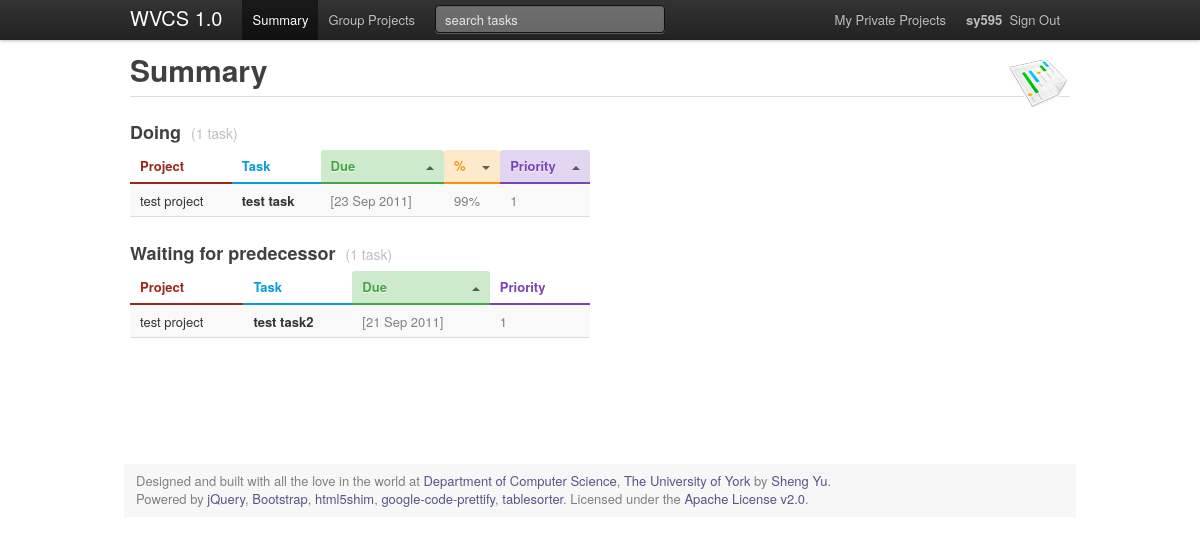
The page /wvcs/summary.php (signed in) on the database its author committed.
### tables this page shows
CREATE TABLE IF NOT EXISTS `task` (
  `tid` int(8) NOT NULL AUTO_INCREMENT COMMENT 'ID of the task',
  `pid` int(8) NOT NULL COMMENT 'ID of project which the task belong to',
  `uid` int(8) NOT NULL COMMENT 'ID of user which responsible to',
  `name` varchar(500) NOT NULL COMMENT 'task name',
  `predecessor` int(8) DEFAULT NULL COMMENT 'ID of predecessor task',
  `priority` int(1) NOT NULL DEFAULT '1' COMMENT 'task priority',
  `start` datetime DEFAULT NULL COMMENT 'start time',
  `end` datetime DEFAULT NULL COMMENT 'due time',
  `lock` int(1) NOT NULL DEFAULT '0' COMMENT 'status of locked or not',
  `description` varchar(8000) DEFAULT NULL COMMENT 'description',
  PRIMARY KEY (`tid`)
);

CREATE TABLE IF NOT EXISTS `project` (
  `pid` int(8) NOT NULL AUTO_INCREMENT COMMENT 'ID of the project',
  `uid` int(8) DEFAULT NULL COMMENT 'ID of group leader',
  `name` varchar(250) NOT NULL COMMENT 'project name',
  `private` int(1) NOT NULL DEFAULT '0' COMMENT 'identify private project or not',
  `start` datetime DEFAULT NULL COMMENT 'start time',
  `end` datetime DEFAULT NULL COMMENT 'due time',
  `description` varchar(8000) DEFAULT NULL COMMENT 'description',
  PRIMARY KEY (`pid`)
);

CREATE TABLE IF NOT EXISTS `task_history` (
  `hid` int(12) NOT NULL AUTO_INCREMENT COMMENT 'ID of this task history',
  `tid` int(10) NOT NULL COMMENT 'ID of task which the history related to',
  `uid` int(8) NOT NULL COMMENT 'ID of user who updated the task history',
  `version` int(5) NOT NULL COMMENT 'version number of the history',
  `percent` int(3) DEFAULT NULL COMMENT 'percentage finished predict',
  `time` datetime NOT NULL COMMENT 'time of the history submitted',
  `ip` varchar(30) DEFAULT NULL COMMENT 'IP log',
  `description` varchar(8000) DEFAULT NULL COMMENT 'description',
  PRIMARY KEY (`hid`)
);

### wvcs/libraries/project.lib.php (called while the page is built, shortened)
<?php
function user_logged_in(){
	if (isset($_SESSION ["user"] ["uid"])){
		return $_SESSION ["user"] ["uid"];
	}
	else {
		return FALSE;
	}
}
function fetch_user_task ($uid){
	$sql='SELECT * FROM task WHERE uid='.$uid.' ORDER BY pid DESC';
	$db_array=db_query($sql);
	if (!array_isset($db_array)){
		return FALSE;
	}
	else{
		return $db_array;
	}
}
function fetch_task_history($tid){
	$sql='SELECT * FROM task_history WHERE tid='.$tid.' ORDER BY time DESC';
	$db_array=db_query($sql);
	if (!array_isset($db_array)){
		return FALSE;
	}
	else{
		return $db_array;
	}
}
function fetch_task_project ($tid){
	$sql='SELECT pid FROM task WHERE tid='.$tid.' ORDER BY tid DESC';
	$db_array=db_query($sql);
	if (!array_isset($db_array)){
		return FALSE;
	}
	else{
		$sql_p='SELECT * FROM project WHERE pid='.$db_array[0]['pid'].' ORDER BY pid DESC';
		$db_array_p=db_query($sql_p);
		if (!array_isset($db_array_p)){
			return FALSE;
		}
		else {
			return $db_array_p;
		}
	}
}
function fetch_task_finished($tid){
	$sql='SELECT * FROM task WHERE tid='.$tid.' ORDER BY end DESC';
	$db_array_task=db_query($sql);
	$sql2='SELECT * FROM task_history WHERE tid='.$tid.' ORDER BY version DESC';
	$db_array_task_history=db_query($sql2);
	if (isset($db_array_task[0]['end']) and strtotime($db_array_task[0]['end'])<time()){
		return TRUE;
	}
	elseif (isset($db_array_task_history[0]['percent']) and $db_array_task_history[0]['percent']>=100){
		return TRUE;
	}
	else{
		return FALSE;
	}
}
function fetch_task_doing ($tid){
	$sql='SELECT * FROM task WHERE tid='.$tid.' ORDER BY end DESC';
	$db_array_task=db_query($sql);
	$sql2='SELECT * FROM task_history WHERE tid='.$tid.' ORDER BY version DESC';
	$db_array_task_history=db_query($sql2);
	if (isset($db_array_task[0]['start']) and strtotime($db_array_task[0]['start'])<time() and count($db_array_task_history)>=1){
		if ($db_array_task_history[0]['percent']<100){
			return TRUE;
		}
		else {
			return FALSE;
		}
	}
	else{
		return FALSE;
	}
}
function fetch_task_predecessor_tid($tid){
	$sql='SELECT * FROM task WHERE tid='.$tid.' ORDER BY end DESC';
	$db_array=db_query($sql);
	if (!array_isset($db_array)){
		return FALSE;
	}
	else{
		if ($db_array[0]['predecessor']==NULL){
			return FALSE;
		}
		else{
			$tid_p=$db_array[0]['predecessor'];
			return $tid_p;
		}
	}
}
function fetch_task_predecessor_wait($tid){
	if (fetch_task_predecessor_tid($tid)){
		$tid_p=fetch_task_predecessor_tid($tid);
		if (fetch_task_finished($tid_p)){
			return FALSE;
		}
		elseif (!fetch_task_finished($tid_p)){
			return TRUE;
		}
	}
	else {
		return FALSE;
	}
}
?>

### wvcs/config.inc.php (called while the page is built, shortened)
<?php
$db_server = 'localhost';
$db_name = 'wvcs';
$db_username_read = 'root';
$db_password_read = '';
?>

### wvcs/libraries/general.lib.php (called while the page is built, shortened)
<?php
function connectdb_read()
{
	global $db_server;
	global $db_name;
	global $db_username_read;
	global $db_password_read;
	if (@mysql_connect("$db_server", "$db_username_read",
		"$db_password_read"))
		if ($result=@mysql_select_db("$db_name"))
			return TRUE;
	return FALSE;
}
function array_isset($array){
	if (count($array)>=1){
		return true;
	}
	else {
		return false;
	}
}
function db_query($query) {
	if (substr($query, 0, 6) == 'SELECT') {
		if (connectdb_read()) {
			$db_result = mysql_query($query);
		    $i=0;
			$data_array = array();
			while($data_array_line = mysql_fetch_array($db_result)) {
				$data_array[$i] = $data_array_line;
				$i++;
    		}
			return $data_array;
		}
		else {
			error('database connection error (r) ' . mysql_error());
		}
	}
}
function date_uk($time_db) {
	$time_d = date('j', strtotime($time_db));
	$time_m = date('M', strtotime($time_db));
	$time_y = date('Y', strtotime($time_db));
	$time_uk=$time_d.' '.$time_m.' '.$time_y;
	return $time_uk;
}
?>

### wvcs/summary.php (the view, shortened to what this page needs)
<?php
include 'libraries/project.lib.php';
if(!user_logged_in()){
}
else{
	$u=user_logged_in();
	$db_array_fetch_user_task=fetch_user_task($u);
	$tasks_number=count($db_array_fetch_user_task);
	$array_task_doing=array();
	for ($i = 0; $i < $tasks_number; $i++) {
		$tid=$db_array_fetch_user_task[$i]['tid'];
		if (fetch_task_doing($tid)){
			$array_task_doing_index=count($array_task_doing);
			$array_task_doing[$array_task_doing_index]=$db_array_fetch_user_task[$i];
		}
	}
	$array_task_doing_number=count($array_task_doing);
	if ($array_task_doing_number<=1) {
		$array_task_doing_number_label="task";
	}
	else {
		$array_task_doing_number_label="tasks";
	}
	$array_task_ready=array();
	for ($i = 0; $i < $tasks_number; $i++) {
		$tid=$db_array_fetch_user_task[$i]['tid'];
		if (fetch_task_ready($tid) and !fetch_task_finished($tid) and !fetch_task_predecessor_wait($tid)){
			$array_task_ready_index=count($array_task_ready);
			$array_task_ready[$array_task_ready_index]=$db_array_fetch_user_task[$i];
		}
	}
	$array_task_waiting=array();
	for ($i = 0; $i < $tasks_number; $i++) {
		$tid=$db_array_fetch_user_task[$i]['tid'];
		if (fetch_task_ready($tid) and fetch_task_predecessor_wait($tid)){
			$array_task_waiting_index=count($array_task_waiting);
			$array_task_waiting[$array_task_waiting_index]=$db_array_fetch_user_task[$i];
		}
	}
	$array_task_waiting_number=count($array_task_waiting);
	if ($array_task_waiting_number<=1) {
		$array_task_waiting_number_label="task";
	}
	else {
		$array_task_waiting_number_label="tasks";
	}
	$array_task_finished=array();
	for ($i = 0; $i < $tasks_number; $i++) {
		$tid=$db_array_fetch_user_task[$i]['tid'];
		if (fetch_task_finished($tid)){
			$array_task_finished_index=count($array_task_finished);
			$array_task_finished[$array_task_finished_index]=$db_array_fetch_user_task[$i];
		}
	}
}
include 'style/header.inc.php';
?>
<?php
if(!user_logged_in()){
	?>
	<div class="alert-message error">
        <a class="close" href="login.php">×</a>
        <p><strong>Oops!</strong> Please sign in.</p>
    </div>
	<?php ;
}
else{
	?>
	<div class="row">
	<div class="span8 columns">
	<?php if ($array_task_doing_number>=1) { ?>
	<h3 class="underline">Doing&nbsp;&nbsp;<small>(<?php echo $array_task_doing_number.' '.$array_task_doing_number_label;?>)</small></h3>
	<table id="summary_task_doing" class="zebra-striped">
	<thead>
	<th class="red">Project</th>
	<th class="blue">Task</th>
	<th class="green">Due</th>
	<th class="orange">%</th>
	<th class="purple">Priority</th>
	</thead>
		<?php
	for ($i = 0; $i < $array_task_doing_number; $i++) {
		$tid=$array_task_doing[$i]['tid'];
		$array_project=fetch_task_project($array_task_doing[$i]['tid']);
		$project=$array_project[0]['name'];
		$task=$array_task_doing[$i]['name'];
		$end=date_uk($array_task_doing[$i]['end']);
		$array_task_doing_history=fetch_task_history($array_task_doing[$i]['tid']);
		$percent=$array_task_doing_history[0]['percent'].'%';
		$priority=$array_task_doing[$i]['priority'];
		echo '<tr class="td_link" onclick="location.href=\'task.php?t='.$tid.'\'"><td class="black">';
		echo $project;
		echo '</td><td class="black">';
		echo "<strong>".$task."</strong>";
		echo "</td><td>";
		echo "[".$end."]";
		echo "</td><td>";
		echo $percent;
		echo "</td><td>";
		echo $priority;
		echo "</td></tr>";
	}
	?>
	</table>
	<?php } ?>
	<?php if ($array_task_waiting_number>=1) { ?>
	<h3 class="underline">Waiting for predecessor&nbsp;&nbsp;<small>(<?php echo $array_task_waiting_number.' '.$array_task_waiting_number_label;?>)</small></h3>
	<table id="summary_waiting" class="zebra-striped">
	<thead>
	<th class="red">Project</th>
	<th class="blue">Task</th>
	<th class="green">Due</th>
	<th class="purple">Priority</th>
	</thead>
		<?php
	for ($i = 0; $i < $array_task_waiting_number; $i++) {
		$tid=$array_task_waiting[$i]['tid'];
		$array_project=fetch_task_project($array_task_waiting[$i]['tid']);
		$project=$array_project[0]['name'];
		$task=$array_task_waiting[$i]['name'];
		$end=date_uk($array_task_waiting[$i]['end']);
		$priority=$array_task_waiting[$i]['priority'];
		echo '<tr class="td_link" onclick="location.href=\'task.php?t='.$tid.'\'"><td class="black">';
		echo $project;
		echo '</td><td class="black">';
		echo "<strong>".$task."</strong>";
		echo "</td><td>";
		echo "[".$end."]";
		echo "</td><td>";
		echo $priority;
		echo "</td></tr>";
	}
	?>
	</table>
	<?php } ?>
	</div>
	</div>
<?php
}
?>
<?php
include 'style/footer.inc.php';
?>

### wvcs/style/common.css (style rules this page uses)
body { padding-top: 52px; }
.td_link { cursor:pointer; }
table .black { color: #333333; }

### rows shown on the page
task: pid.name "test project", name "test task", end "23 Sep 2011", task_history.percent "99%", priority "1"
task: pid.name "test project", name "test task2", end "21 Sep 2011", priority "1"

### other values the page prints
$system_name_short "WVCS"
$system_version "1.0"
$_SESSION ["user"] ["name_nickname"] "sy595"
$output "Summary"
$array_task_doing_number "1"
$array_task_doing_number_label "task"
$array_task_waiting_number "1"
$array_task_waiting_number_label "task"
